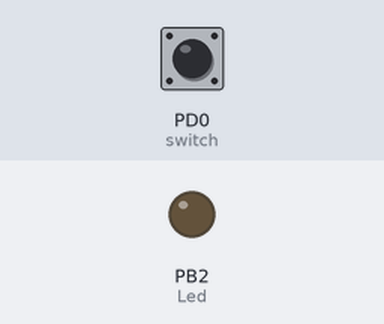
Recording of a program running on a simulated ATmega328P, built with avr-gcc and emulated at 16 MHz. Shown: output pins drawn as LEDs (lit = HIGH). Dashed ring = blinking. Inputs (shaded band) come from the test bench; at power-on: PD0 (switch) LOW.

Above: at 1.2 s.
1.3 s: PD0 (switch) pulled HIGH for 3.2 s
At 2.3 s:
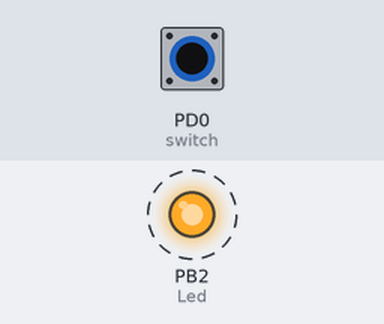
Timing chart, 0 to 6.4 s (numbered marks = the images above; inputs shaded):
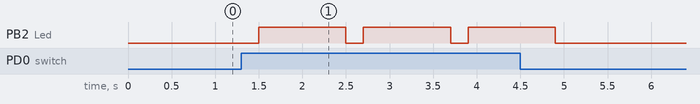

The program:

main.c
```c
/*
* DA2_C.c
 *
 * Created: 3/1/2018 11:19:22 AM
 * Author : trace
 */

#define	F_CPU 16000000UL
#include <avr/io.h>
#include <util/delay.h>

int main(void)
{
	DDRB |= (1<<2);
	DDRD &= ~(1<<2);//Makes firs pin of PORTD as Input
	PORTD |= (1<<2);

	while(1) //infinite loop
	{
		if(PIND & (1<<PD0) == 1) //If switch is pressed
		{
			_delay_ms(200);
			PORTB ^= 1<<2; //Toggle Led
			_delay_ms(1000);
			PORTB ^= 1<<2; //Toggle Led
		}
	}
}
```

Measured:
- after the input at 1.3 s, PB2 (Led): alternates HIGH for 1.0 s and LOW for 0.20 s, 6 changes in all, then stays LOW, starting after 0.20 s
